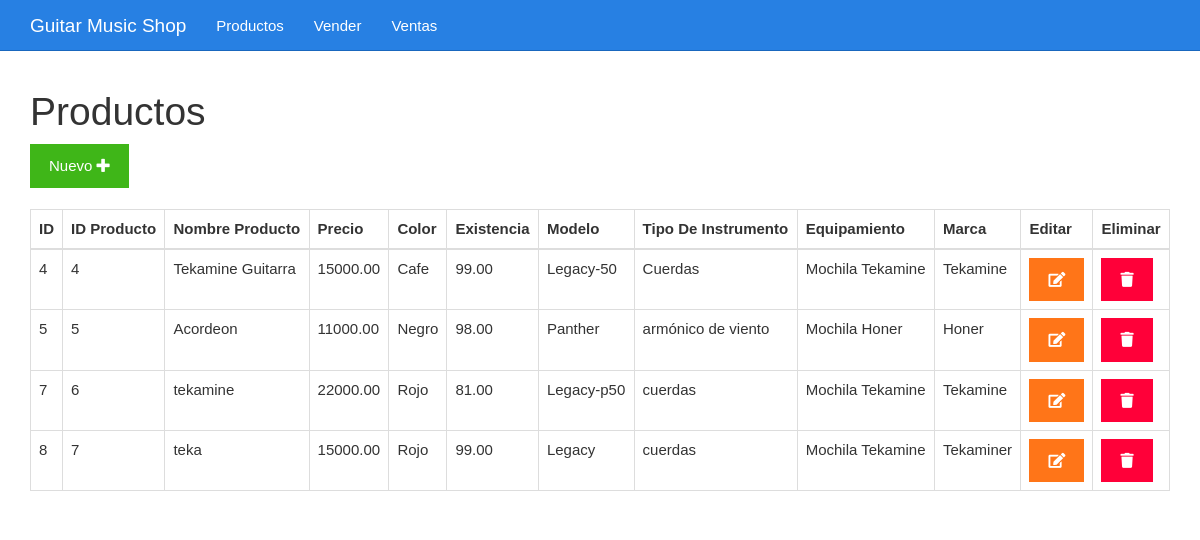
The app's page /listar.php with its own data.
### tables this page shows
CREATE TABLE `productos` (
  `id` bigint(20) UNSIGNED NOT NULL,
  `id_producto` varchar(255) NOT NULL,
  `nombreProducto` varchar(255) NOT NULL,
  `precio` decimal(10,2) NOT NULL,
  `color` varchar(50) NOT NULL,
  `existencia` decimal(5,2) NOT NULL,
  `modelo` varchar(50) NOT NULL,
  `tipo_de_instrumento` varchar(50) NOT NULL,
  `equipamiento` varchar(50) NOT NULL,
  `marca` varchar(50) NOT NULL
);

### listar.php (the view)
<?php include_once "encabezado.php" ?>
<?php
include_once "base_de_datos.php";
$sentencia = $base_de_datos->query("SELECT * FROM productos;");
$productos = $sentencia->fetchAll(PDO::FETCH_OBJ);
?>
	<div class="col-xs-12">
		<h1>Productos</h1>
		<div>
			<a class="btn btn-success" href="./formulario.php">Nuevo <i class="fa fa-plus"></i></a>
		</div>
		<br>
		<table class="table table-bordered">
			<thead>
				<tr>
					<th>ID</th>
					<th>ID Producto</th>
					<th>Nombre Producto</th>
					<th>Precio</th>
					<th>Color </th>
					<th>Existencia</th>
					<th>Modelo</th>
					<th>Tipo De Instrumento</th>
					<th>Equipamiento</th>
					<th>Marca</th>
					<th>Editar</th>
					<th>Eliminar</th>
				</tr>
			</thead>
			<tbody>
				<?php foreach($productos as $producto){ ?>
				<tr>
					<td><?php echo $producto->id ?></td>
					<td><?php echo $producto->id_producto ?></td>
					<td><?php echo $producto->nombreProducto ?></td>
					<td><?php echo $producto->precio ?></td>
					<td><?php echo $producto->color ?></td>
					<td><?php echo $producto->existencia ?></td>
					<td><?php echo $producto->modelo ?></td>
					<td><?php echo $producto->tipo_de_instrumento ?></td>
					<td><?php echo $producto->equipamiento ?></td>
					<td><?php echo $producto->marca ?></td>
					<td><a class="btn btn-warning" href="<?php echo "editar.php?id=" . $producto->id?>"><i class="fa fa-edit"></i></a></td>
					<td><a class="btn btn-danger" href="<?php echo "eliminar.php?id=" . $producto->id?>"><i class="fa fa-trash"></i></a></td>
				</tr>
				<?php } ?>
			</tbody>
		</table>
	</div>
<?php include_once "pie.php" ?>

### css/estilo.css (style rules this page uses)
body { padding-top: 70px; }

### records on screen
productos: id "4", id_producto "4", nombreProducto "Tekamine Guitarra", precio "15000.00", color "Cafe", existencia "99.00", modelo "Legacy-50", tipo_de_instrumento "Cuerdas", equipamiento "Mochila Tekamine", marca "Tekamine"
productos: id "5", id_producto "5", nombreProducto "Acordeon", precio "11000.00", color "Negro", existencia "98.00", modelo "Panther", tipo_de_instrumento "armónico de viento", equipamiento "Mochila Honer", marca "Honer"
productos: id "7", id_producto "6", nombreProducto "tekamine", precio "22000.00", color "Rojo", existencia "81.00", modelo "Legacy-p50", tipo_de_instrumento "cuerdas", equipamiento "Mochila Tekamine", marca "Tekamine"
productos: id "8", id_producto "7", nombreProducto "teka", precio "15000.00", color "Rojo", existencia "99.00", modelo "Legacy", tipo_de_instrumento "cuerdas", equipamiento "Mochila Tekamine", marca "Tekaminer"
